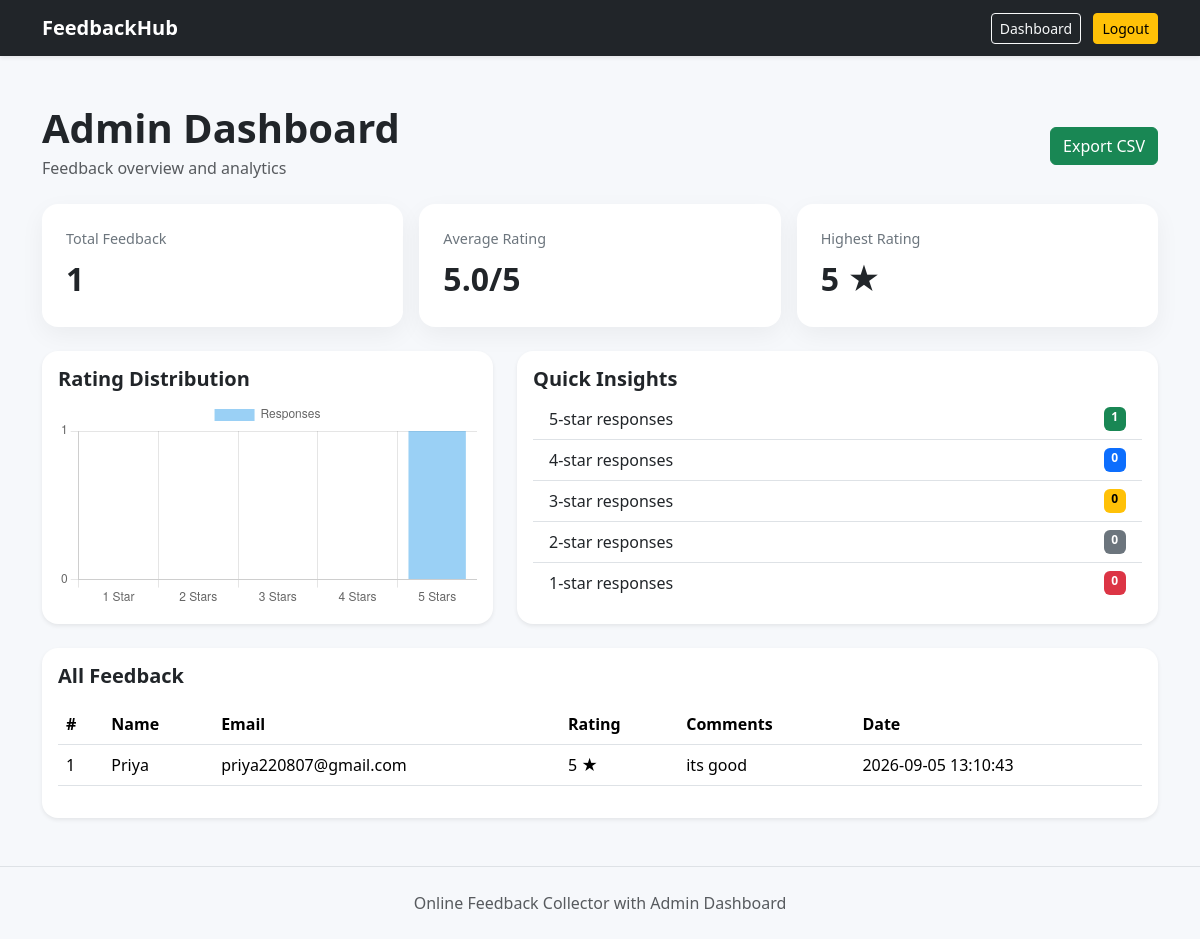
The page /admin-dashboard (signed in) on the database its author committed.
### tables this page shows
CREATE TABLE feedback (
id INTEGER PRIMARY KEY AUTOINCREMENT, name TEXT NOT NULL, email TEXT NOT NULL,
rating INTEGER NOT NULL CHECK(rating BETWEEN 1 AND 5), comments TEXT NOT NULL,
date_submitted TEXT NOT NULL);

### app.py (the view)
@app.route("/admin-dashboard")
@admin_required
def admin_dashboard():
    conn = get_db()
    feedback = conn.execute("SELECT * FROM feedback ORDER BY id DESC").fetchall()
    total = conn.execute("SELECT COUNT(*) AS c FROM feedback").fetchone()["c"]
    avg = conn.execute("SELECT AVG(rating) AS a FROM feedback").fetchone()["a"] or 0
    distribution = [
        conn.execute(
            "SELECT COUNT(*) AS c FROM feedback WHERE rating = ?", (r,)
        ).fetchone()["c"]
        for r in range(1, 6)
    ]
    conn.close()
    return render_template(
        "admin.html",
        feedback=feedback,
        total=total,
        average=round(avg, 2),
        distribution=distribution,
    )

### app.py (called while the page is built)
def get_db():
    conn = sqlite3.connect(DATABASE)
    conn.row_factory = sqlite3.Row
    return conn

def admin_required(fn):
    @wraps(fn)
    def wrapper(*args, **kwargs):
        if not session.get("admin_logged_in"):
            return redirect(url_for("admin_login"))
        return fn(*args, **kwargs)
    return wrapper

### templates/admin.html (shortened to what this page needs)
{% extends "layout.html" %}
{% block content %}
<div class="d-flex flex-wrap justify-content-between align-items-center mb-4">
  <div>
    <h1 class="fw-bold mb-1">Admin Dashboard</h1>
    <p class="text-muted mb-0">Feedback overview and analytics</p>
  </div>
  <a class="btn btn-success mt-2" href="{{ url_for('export_csv') }}">Export CSV</a>
</div>
<div class="row g-3 mb-4">
  <div class="col-md-4"><div class="stat-card"><span>Total Feedback</span><strong>{{ total }}</strong></div></div>
  <div class="col-md-4"><div class="stat-card"><span>Average Rating</span><strong>{{ average }}/5</strong></div></div>
  <div class="col-md-4"><div class="stat-card"><span>Highest Rating</span><strong>5 ★</strong></div></div>
</div>
<div class="row g-4 mb-4">
  <div class="col-lg-5">
    <div class="card border-0 shadow-sm h-100">
      <div class="card-body">
        <h5 class="fw-bold">Rating Distribution</h5>
        <canvas id="ratingChart"></canvas>
      </div>
    </div>
  </div>
  <div class="col-lg-7">
    <div class="card border-0 shadow-sm h-100">
      <div class="card-body">
        <h5 class="fw-bold">Quick Insights</h5>
        <ul class="list-group list-group-flush mt-2">
          <li class="list-group-item d-flex justify-content-between">5-star responses <span class="badge text-bg-success">{{ distribution[4] }}</span></li>
          <li class="list-group-item d-flex justify-content-between">4-star responses <span class="badge text-bg-primary">{{ distribution[3] }}</span></li>
          <li class="list-group-item d-flex justify-content-between">3-star responses <span class="badge text-bg-warning">{{ distribution[2] }}</span></li>
          <li class="list-group-item d-flex justify-content-between">2-star responses <span class="badge text-bg-secondary">{{ distribution[1] }}</span></li>
          <li class="list-group-item d-flex justify-content-between">1-star responses <span class="badge text-bg-danger">{{ distribution[0] }}</span></li>
        </ul>
      </div>
    </div>
  </div>
</div>
<div class="card border-0 shadow-sm">
  <div class="card-body">
    <h5 class="fw-bold mb-3">All Feedback</h5>
    <div class="table-responsive">
      <table class="table table-hover align-middle">
        <thead><tr><th>#</th><th>Name</th><th>Email</th><th>Rating</th><th>Comments</th><th>Date</th></tr></thead>
        <tbody>
        {% for item in feedback %}
          <tr>
            <td>{{ item.id }}</td><td>{{ item.name }}</td><td>{{ item.email }}</td>
            <td>{{ item.rating }} ★</td><td>{{ item.comments }}</td><td>{{ item.date_submitted }}</td>
          </tr>
        {% else %}
          <tr><td colspan="6" class="text-center text-muted py-4">No feedback submitted yet.</td></tr>
        {% endfor %}
        </tbody>
      </table>
    </div>
  </div>
</div>
<script>
const values = {{ distribution|tojson }};
new Chart(document.getElementById('ratingChart'), {
  type: 'bar',
  data: { labels: ['1 Star','2 Stars','3 Stars','4 Stars','5 Stars'],
          datasets: [{ label: 'Responses', data: values }] },
  options: { responsive: true, scales: { y: { beginAtZero: true, ticks: { precision: 0 } } } }
});
</script>
{% endblock %}

### templates/layout.html (shortened to what this page needs)
<!doctype html>
<html lang="en">
<head>
  <link href="https://cdn.jsdelivr.net/npm/bootstrap@5.3.3/dist/css/bootstrap.min.css" rel="stylesheet">
  <link rel="stylesheet" href="{{ url_for('static', filename='css/style.css') }}">
</head>
<body>
<nav class="navbar navbar-expand-lg navbar-dark bg-dark shadow-sm">
  <div class="container">
    <a class="navbar-brand fw-bold" href="{{ url_for('index') }}">FeedbackHub</a>
    <div>
      {% if session.get('admin_logged_in') %}
        <a class="btn btn-outline-light btn-sm me-2" href="{{ url_for('admin_dashboard') }}">Dashboard</a>
        <a class="btn btn-warning btn-sm" href="{{ url_for('admin_logout') }}">Logout</a>
      {% else %}
        <a class="btn btn-outline-light btn-sm" href="{{ url_for('admin_login') }}">Admin</a>
      {% endif %}
    </div>
  </div>
</nav>
<main class="container py-5">
  {% block content %}{% endblock %}
</main>
<footer class="border-top py-4 text-center text-muted">
  Online Feedback Collector with Admin Dashboard
</footer>
</body>
</html>

### static/css/style.css (style rules this page uses)
body { background: #f6f8fb; }
.card { border-radius: 16px; }
.stat-card { background: white; padding: 24px; border-radius: 16px; box-shadow: 0 8px 25px rgba(0,0,0,.05); }
.stat-card span { display:block; color:#6c757d; font-size:.9rem; }
.stat-card strong { display:block; font-size:2rem; margin-top:5px; }
table td { max-width:300px; }

### rows shown on the page
feedback: id "1", name "Priya", email "priya220807@gmail.com", rating "5", comments "its good", date_submitted "2026-09-05 13:10:43"

### other values the page prints
{{ total }} "1"
{{ average }} "5.0"
{{ distribution[4] }} "1"
{{ distribution[3] }} "0"
{{ distribution[2] }} "0"
{{ distribution[1] }} "0"
{{ distribution[0] }} "0"
chart data {{ distribution|tojson }} [0, 0, 0, 0, 1]
